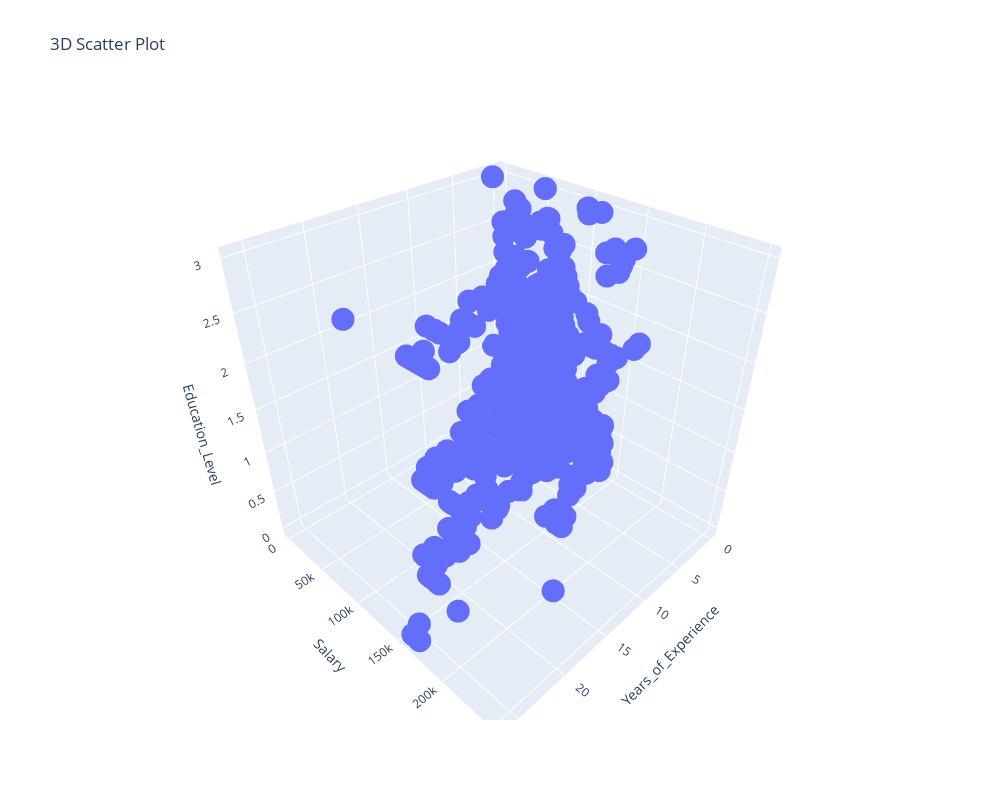

Notebook code cell kept with this figure:
### Code cell
fig = px.scatter_3d(df_salary, x='Years_of_Experience', y='Salary', z='Education_Level',
                    title="3D Scatter Plot")
fig.update_layout(
    autosize=False,
    width=1000,
    height=800,)

fig.show()

### Figure 1 — Plotly figure (JSON) as saved in the notebook; plotly's stock layout.template omitted (floating-point values rounded to 4 significant figures; data arrays with more than 128 entries replaced by an {"elided": "..."} marker saying what was removed)
{"data": [{"hovertemplate": "Years_of_Experience=%{x}<br>Salary=%{y}<br>Education_Level=%{z}<extra></extra>", "legendgroup": "", "marker": {"color": "#636efa", "symbol": "circle"}, "mode": "markers", "name": "", "scene": "scene", "showlegend": false, "type": "scatter3d", "x": {"elided": "4542 int values"}, "y": {"elided": "4542 int values"}, "z": {"elided": "4542 int values"}}], "layout": {"autosize": false, "height": 800, "legend": {"tracegroupgap": 0}, "scene": {"domain": {"x": [0, 1], "y": [0, 1]}, "xaxis": {"title": {"text": "Years_of_Experience"}}, "yaxis": {"title": {"text": "Salary"}}, "zaxis": {"title": {"text": "Education_Level"}}}, "title": {"text": "3D Scatter Plot"}, "width": 1000}}
